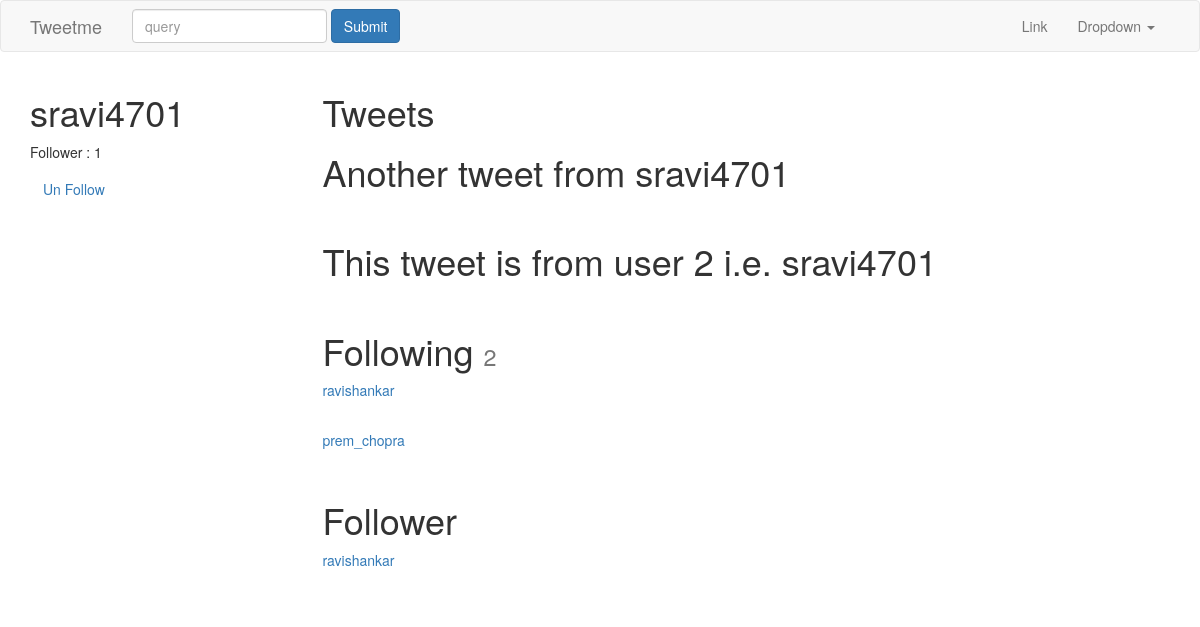
The app's page /profile/sravi4701/ (signed in) with its own data.
### tweets/models.py (models this page shows, shortened)
class Tweet(models.Model):
	user 		= models.ForeignKey(settings.AUTH_USER_MODEL)
	content 	= models.CharField(max_length=140, validators=[validate_content])
	updated 	= models.DateTimeField(auto_now=True)
	timestamp 	= models.DateTimeField(auto_now_add=True)
	class Meta:
		ordering = ['-timestamp', 'content']

### accounts/models.py (models this page shows, shortened)
class UserProfile(models.Model):
	user = models.OneToOneField(settings.AUTH_USER_MODEL, related_name="profile") # user.profile
	following = models.ManyToManyField(settings.AUTH_USER_MODEL, blank=True, related_name="followed_by")
	objects = UserProfileManager()
	def get_following(self):
		users =  self.following.all()
		return users.exclude(username=self.user.username)
	def get_follow_url(self):
		return reverse_lazy("account:follow", kwargs={"username":self.user.username})

### accounts/views.py (the view, shortened to what this page needs)
# urls.py: url(r'^(?P<username>[\w.@+-]+)/$', UserDetailView.as_view(), name="detail"),#profile/1
class UserDetailView(DetailView):
	template_name = "accounts/user_profile.html"
	def get_object(self, *args, **kwargs):
		return get_object_or_404(User, username__iexact=self.kwargs.get("username"))
	def get_context_data(self, *args, **kwargs):
		context = super(UserDetailView, self).get_context_data(*args, **kwargs)
		following = UserProfile.objects.is_following(self.request.user, self.get_object())
		context["following"] = following
		return context

### accounts/models.py (called while the page is built)
	def all(self):
		qs = self.get_queryset().all()
		try:
			if self.instance:
				qs = qs.exclude(user=self.instance)
		except:
			pass
		return qs

	def is_following(self, user, followed_by_user):
		user_profile, created = UserProfile.objects.get_or_create(user=user)
		if created:
			return False
		if followed_by_user in user_profile.following.all():
			return True
		return False

### accounts/templates/accounts/user_profile.html (shortened to what this page needs)
{% extends "base.html" %}
{% block content %}
    {% if object %}
    	<div class="row">
    		<div class="col-sm-3 col-xs-12" >
    			<h1>{{ object.username }}</h1>
    			<p>Follower : {{ object.followed_by.all.count }}</p>
    			<p><a href="{{ object.profile.get_follow_url }}" class="btn btn-link">
    			{% if following %}Un Follow {% else %} Follow {% endif %}</a></p>
    		</div>
    		<div class="col-sm-9 col-xs-12">
    			<h1>Tweets</h1>
    			{% for tweet in object.tweet_set.all %}
    				<h1>{{ tweet.content }}</h1><br>
    			{% endfor %}
    			<h1>Following <small>{{ object.profile.get_following.count }}</small></h1>
    			{% for user in object.profile.get_following %}
    				<a href="/profile/{{ user.username }}"><p>{{ user.username }}</p></a><br>
    			{% empty %}
    				<p>No following</p>
    			{% endfor %}
    			<h1>Follower</h1>
    			{% for profile in object.followed_by.all %}
    				<a href="/profile/{{ profile.user.username }}"><p>{{ profile.user.username }}</p></a><br>
    			{% empty %}
    				<p>No follower</p>
    			{% endfor %}
    		</div>
    	</div>
	{% endif%}
{% endblock content %}

### records on screen
Tweet: content "Another tweet from sravi4701"
Tweet: content "This tweet is from user 2 i.e. sravi4701"
UserProfile: user.username "ravishankar"

### other values on screen
{{ object.username }} "sravi4701"
{{ object.followed_by.all.count }} "1"
{{ object.profile.get_following.count }} "2"
{{ user.username }} "ravishankar"
{{ user.username }} "prem_chopra"
